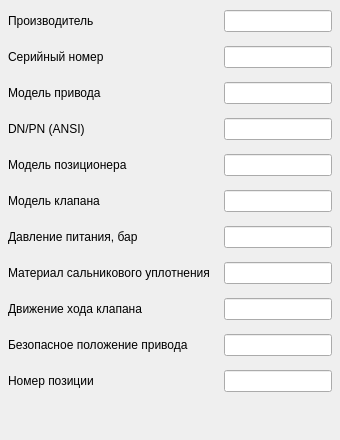
              <widget class="QWidget" name="tab_info_2">
               <attribute name="title">
                <string>Информация о ЗРА</string>
               </attribute>
               <layout class="QVBoxLayout" name="verticalLayout_21">
                <property name="spacing">
                 <number>6</number>
                </property>
                <property name="leftMargin">
                 <number>0</number>
                </property>
                <property name="topMargin">
                 <number>2</number>
                </property>
                <property name="rightMargin">
                 <number>0</number>
                </property>
                <property name="bottomMargin">
                 <number>0</number>
                </property>
                <item>
                 <widget class="QFrame" name="frame_info_Section">
                  <property name="frameShape">
                   <enum>QFrame::Shape::NoFrame</enum>
                  </property>
                  <layout class="QGridLayout" name="gridLayout_5">
                   <property name="leftMargin">
                    <number>8</number>
                   </property>
                   <property name="topMargin">
                    <number>8</number>
                   </property>
                   <property name="rightMargin">
                    <number>8</number>
                   </property>
                   <property name="bottomMargin">
                    <number>8</number>
                   </property>
                   <property name="spacing">
                    <number>14</number>
                   </property>
                   <item row="0" column="0">
                    <widget class="QLabel" name="label_manufacturer">
                     <property name="sizePolicy">
                      <sizepolicy hsizetype="Preferred" vsizetype="Preferred">
                       <horstretch>0</horstretch>
                       <verstretch>0</verstretch>
                      </sizepolicy>
                     </property>
                     <property name="minimumSize">
                      <size>
                       <width>0</width>
                       <height>0</height>
                      </size>
                     </property>
                     <property name="layoutDirection">
                      <enum>Qt::LayoutDirection::LeftToRight</enum>
                     </property>
                     <property name="styleSheet">
                      <string notr="true"/>
                     </property>
                     <property name="text">
                      <string>Производитель</string>
                     </property>
                    </widget>
                   </item>
                   <item row="0" column="1">
                    <widget class="QLineEdit" name="lineEdit_manufacturer">
                     <property name="sizePolicy">
                      <sizepolicy hsizetype="Expanding" vsizetype="Preferred">
                       <horstretch>0</horstretch>
                       <verstretch>0</verstretch>
                      </sizepolicy>
                     </property>
                     <property name="readOnly">
                      <bool>false</bool>
                     </property>
                     <property name="clearButtonEnabled">
                      <bool>false</bool>
                     </property>
                    </widget>
                   </item>
                   <item row="1" column="0">
                    <widget class="QLabel" name="label_serialNumber">
                     <property name="sizePolicy">
                      <sizepolicy hsizetype="Preferred" vsizetype="Preferred">
                       <horstretch>0</horstretch>
                       <verstretch>0</verstretch>
                      </sizepolicy>
                     </property>
                     <property name="minimumSize">
                      <size>
                       <width>0</width>
                       <height>0</height>
                      </size>
                     </property>
                     <property name="layoutDirection">
                      <enum>Qt::LayoutDirection::LeftToRight</enum>
                     </property>
                     <property name="styleSheet">
                      <string notr="true"/>
                     </property>
                     <property name="text">
                      <string>Серийный номер</string>
                     </property>
                    </widget>
                   </item>
                   <item row="1" column="1">
                    <widget class="QLineEdit" name="lineEdit_serialNumber">
                     <property name="sizePolicy">
                      <sizepolicy hsizetype="Expanding" vsizetype="Preferred">
                       <horstretch>0</horstretch>
                       <verstretch>0</verstretch>
                      </sizepolicy>
                     </property>
                     <property name="readOnly">
                      <bool>false</bool>
                     </property>
                     <property name="clearButtonEnabled">
                      <bool>false</bool>
                     </property>
                    </widget>
                   </item>
                   <item row="2" column="0">
                    <widget class="QLabel" name="label_driveModel">
                     <property name="sizePolicy">
                      <sizepolicy hsizetype="Preferred" vsizetype="Preferred">
                       <horstretch>0</horstretch>
                       <verstretch>0</verstretch>
                      </sizepolicy>
                     </property>
                     <property name="minimumSize">
                      <size>
                       <width>0</width>
                       <height>0</height>
                      </size>
                     </property>
                     <property name="layoutDirection">
                      <enum>Qt::LayoutDirection::LeftToRight</enum>
                     </property>
                     <property name="text">
                      <string>Модель привода</string>
                     </property>
                    </widget>
                   </item>
                   <item row="2" column="1">
                    <widget class="QLineEdit" name="lineEdit_driveModel">
                     <property name="sizePolicy">
                      <sizepolicy hsizetype="Expanding" vsizetype="Preferred">
                       <horstretch>0</horstretch>
                       <verstretch>0</verstretch>
                      </sizepolicy>
                     </property>
                     <property name="readOnly">
                      <bool>false</bool>
                     </property>
                     <property name="clearButtonEnabled">
                      <bool>false</bool>
                     </property>
                    </widget>
                   </item>
                   <item row="3" column="0">
                    <widget class="QLabel" name="label_DNPN">
                     <property name="sizePolicy">
                      <sizepolicy hsizetype="Preferred" vsizetype="Preferred">
                       <horstretch>0</horstretch>
                       <verstretch>0</verstretch>
                      </sizepolicy>
                     </property>
                     <property name="minimumSize">
                      <size>
                       <width>0</width>
                       <height>0</height>
                      </size>
                     </property>
                     <property name="layoutDirection">
                      <enum>Qt::LayoutDirection::LeftToRight</enum>
                     </property>
                     <property name="text">
                      <string>DN/PN (ANSI)</string>
                     </property>
                    </widget>
                   </item>
                   <item row="3" column="1">
                    <widget class="QLineEdit" name="lineEdit_DNPN">
                     <property name="sizePolicy">
                      <sizepolicy hsizetype="Expanding" vsizetype="Preferred">
                       <horstretch>0</horstretch>
                       <verstretch>0</verstretch>
                      </sizepolicy>
                     </property>
                     <property name="readOnly">
                      <bool>false</bool>
                     </property>
                     <property name="clearButtonEnabled">
                      <bool>false</bool>
                     </property>
                    </widget>
                   </item>
                   <item row="4" column="0">
                    <widget class="QLabel" name="label_positionerModel">
                     <property name="sizePolicy">
                      <sizepolicy hsizetype="Preferred" vsizetype="Preferred">
                       <horstretch>0</horstretch>
                       <verstretch>0</verstretch>
                      </sizepolicy>
                     </property>
                     <property name="minimumSize">
                      <size>
                       <width>0</width>
                       <height>0</height>
                      </size>
                     </property>
                     <property name="layoutDirection">
                      <enum>Qt::LayoutDirection::LeftToRight</enum>
                     </property>
                     <property name="text">
                      <string>Модель позиционера</string>
                     </property>
                    </widget>
                   </item>
                   <item row="4" column="1">
                    <widget class="QLineEdit" name="lineEdit_positionerModel">
                     <property name="sizePolicy">
                      <sizepolicy hsizetype="Expanding" vsizetype="Preferred">
                       <horstretch>0</horstretch>
                       <verstretch>0</verstretch>
                      </sizepolicy>
                     </property>
                     <property name="readOnly">
                      <bool>false</bool>
                     </property>
                     <property name="clearButtonEnabled">
                      <bool>false</bool>
                     </property>
                    </widget>
                   </item>
                   <item row="5" column="0">
                    <widget class="QLabel" name="label_valveModel">
                     <property name="sizePolicy">
                      <sizepolicy hsizetype="Preferred" vsizetype="Preferred">
                       <horstretch>0</horstretch>
                       <verstretch>0</verstretch>
                      </sizepolicy>
                     </property>
                     <property name="minimumSize">
                      <size>
                       <width>0</width>
                       <height>0</height>
                      </size>
                     </property>
                     <property name="layoutDirection">
                      <enum>Qt::LayoutDirection::LeftToRight</enum>
                     </property>
                     <property name="text">
                      <string>Модель клапана</string>
                     </property>
                    </widget>
                   </item>
                   <item row="5" column="1">
                    <widget class="QLineEdit" name="lineEdit_valveModel">
                     <property name="sizePolicy">
                      <sizepolicy hsizetype="Expanding" vsizetype="Preferred">
                       <horstretch>0</horstretch>
                       <verstretch>0</verstretch>
                      </sizepolicy>
                     </property>
                     <property name="readOnly">
                      <bool>false</bool>
                     </property>
                     <property name="clearButtonEnabled">
                      <bool>false</bool>
                     </property>
                    </widget>
                   </item>
                   <item row="6" column="0">
                    <widget class="QLabel" name="label_pressure">
                     <property name="sizePolicy">
                      <sizepolicy hsizetype="Preferred" vsizetype="Preferred">
                       <horstretch>0</horstretch>
                       <verstretch>0</verstretch>
                      </sizepolicy>
                     </property>
                     <property name="minimumSize">
                      <size>
                       <width>0</width>
                       <height>0</height>
                      </size>
                     </property>
                     <property name="layoutDirection">
                      <enum>Qt::LayoutDirection::LeftToRight</enum>
                     </property>
                     <property name="text">
                      <string>Давление питания, бар</string>
                     </property>
                    </widget>
                   </item>
                   <item row="6" column="1">
                    <widget class="QLineEdit" name="lineEdit_supplyPressure">
                     <property name="sizePolicy">
                      <sizepolicy hsizetype="Expanding" vsizetype="Preferred">
                       <horstretch>0</horstretch>
                       <verstretch>0</verstretch>
                      </sizepolicy>
                     </property>
                     <property name="readOnly">
                      <bool>false</bool>
                     </property>
                     <property name="clearButtonEnabled">
                      <bool>false</bool>
                     </property>
                    </widget>
                   </item>
                   <item row="7" column="0">
                    <widget class="QLabel" name="label_materialStuffingBoxSeal">
                     <property name="sizePolicy">
                      <sizepolicy hsizetype="Preferred" vsizetype="Preferred">
                       <horstretch>0</horstretch>
                       <verstretch>0</verstretch>
                      </sizepolicy>
                     </property>
                     <property name="minimumSize">
                      <size>
                       <width>0</width>
                       <height>0</height>
                      </size>
                     </property>
                     <property name="layoutDirection">
                      <enum>Qt::LayoutDirection::LeftToRight</enum>
                     </property>
                     <property name="text">
                      <string>Материал сальникового уплотнения</string>
                     </property>
                    </widget>
                   </item>
                   <item row="7" column="1">
                    <widget class="QLineEdit" name="lineEdit_materialStuffingBoxSeal">
                     <property name="sizePolicy">
                      <sizepolicy hsizetype="Expanding" vsizetype="Preferred">
                       <horstretch>0</horstretch>
                       <verstretch>0</verstretch>
                      </sizepolicy>
                     </property>
                     <property name="readOnly">
                      <bool>false</bool>
                     </property>
                     <property name="clearButtonEnabled">
                      <bool>false</bool>
                     </property>
                    </widget>
                   </item>
                   <item row="8" column="0">
                    <widget class="QLabel" name="label_strokeMovement">
                     <property name="sizePolicy">
                      <sizepolicy hsizetype="Preferred" vsizetype="Preferred">
                       <horstretch>0</horstretch>
                       <verstretch>0</verstretch>
                      </sizepolicy>
                     </property>
                     <property name="minimumSize">
                      <size>
                       <width>0</width>
                       <height>0</height>
                      </size>
                     </property>
                     <property name="layoutDirection">
                      <enum>Qt::LayoutDirection::LeftToRight</enum>
                     </property>
                     <property name="text">
                      <string>Движение хода клапана</string>
                     </property>
                    </widget>
                   </item>
                   <item row="8" column="1">
                    <widget class="QLineEdit" name="lineEdit_strokeMovement">
                     <property name="sizePolicy">
                      <sizepolicy hsizetype="Expanding" vsizetype="Preferred">
                       <horstretch>0</horstretch>
                       <verstretch>0</verstretch>
                      </sizepolicy>
                     </property>
                     <property name="readOnly">
                      <bool>false</bool>
                     </property>
                     <property name="clearButtonEnabled">
                      <bool>false</bool>
                     </property>
                    </widget>
                   </item>
                   <item row="9" column="0">
                    <widget class="QLabel" name="label_safePosition">
                     <property name="sizePolicy">
                      <sizepolicy hsizetype="Preferred" vsizetype="Preferred">
                       <horstretch>0</horstretch>
                       <verstretch>0</verstretch>
                      </sizepolicy>
                     </property>
                     <property name="minimumSize">
                      <size>
                       <width>0</width>
                       <height>0</height>
                      </size>
                     </property>
                     <property name="layoutDirection">
                      <enum>Qt::LayoutDirection::LeftToRight</enum>
                     </property>
                     <property name="text">
                      <string>Безопасное положение привода</string>
                     </property>
                    </widget>
                   </item>
                   <item row="9" column="1">
                    <widget class="QLineEdit" name="lineEdit_safePosition">
                     <property name="sizePolicy">
                      <sizepolicy hsizetype="Expanding" vsizetype="Preferred">
                       <horstretch>0</horstretch>
                       <verstretch>0</verstretch>
                      </sizepolicy>
                     </property>
                     <property name="readOnly">
                      <bool>false</bool>
                     </property>
                     <property name="clearButtonEnabled">
                      <bool>false</bool>
                     </property>
                    </widget>
                   </item>
                   <item row="10" column="0">
                    <widget class="QLabel" name="label_positionNumber">
                     <property name="sizePolicy">
                      <sizepolicy hsizetype="Preferred" vsizetype="Preferred">
                       <horstretch>0</horstretch>
                       <verstretch>0</verstretch>
                      </sizepolicy>
                     </property>
                     <property name="minimumSize">
                      <size>
                       <width>0</width>
                       <height>0</height>
                      </size>
                     </property>
                     <property name="layoutDirection">
                      <enum>Qt::LayoutDirection::LeftToRight</enum>
                     </property>
                     <property name="text">
                      <string>Номер позиции</string>
                     </property>
                    </widget>
                   </item>
                   <item row="10" column="1">
                    <widget class="QLineEdit" name="lineEdit_positionNumber">
                     <property name="sizePolicy">
                      <sizepolicy hsizetype="Expanding" vsizetype="Preferred">
                       <horstretch>0</horstretch>
                       <verstretch>0</verstretch>
                      </sizepolicy>
                     </property>
                     <property name="readOnly">
                      <bool>false</bool>
                     </property>
                     <property name="clearButtonEnabled">
                      <bool>false</bool>
                     </property>
                    </widget>
                   </item>
                  </layout>
                 </widget>
                </item>
                <item>
                 <spacer name="verticalSpacer_12">
                  <property name="orientation">
                   <enum>Qt::Orientation::Vertical</enum>
                  </property>
                  <property name="sizeHint" stdset="0">
                   <size>
                    <width>20</width>
                    <height>40</height>
                   </size>
                  </property>
                 </spacer>
                </item>
               </layout>
              </widget>
